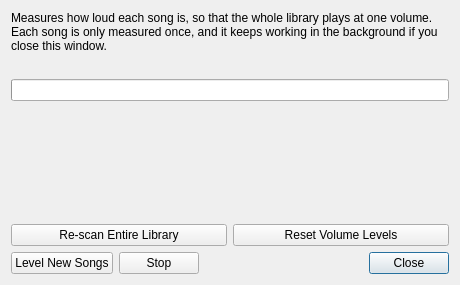
<?xml version="1.0" encoding="UTF-8"?>
<ui version="4.0">
 <class>levelVolumeDialog</class>
 <widget class="QDialog" name="levelVolumeDialog">
  <property name="geometry">
   <rect>
    <x>0</x>
    <y>0</y>
    <width>460</width>
    <height>285</height>
   </rect>
  </property>
  <property name="windowTitle">
   <string>Level Volume</string>
  </property>
  <layout class="QVBoxLayout" name="levelLayout">
   <item>
    <widget class="QLabel" name="levelIntro">
     <property name="text">
      <string>Measures how loud each song is, so that the whole library plays at one volume. Each song is only measured once, and it keeps working in the background if you close this window.</string>
     </property>
     <property name="wordWrap">
      <bool>true</bool>
     </property>
    </widget>
   </item>
   <item>
    <widget class="QLabel" name="levelSummary">
     <property name="wordWrap">
      <bool>true</bool>
     </property>
    </widget>
   </item>
   <item>
    <widget class="QProgressBar" name="levelProgress">
     <property name="visible">
      <bool>false</bool>
     </property>
    </widget>
   </item>
   <item>
    <widget class="QLabel" name="levelStatus">
     <property name="wordWrap">
      <bool>true</bool>
     </property>
    </widget>
   </item>
   <item>
    <spacer name="levelSpacer">
     <property name="orientation">
      <enum>Qt::Orientation::Vertical</enum>
     </property>
     <property name="sizeHint" stdset="0">
      <size>
       <width>20</width>
       <height>10</height>
      </size>
     </property>
    </spacer>
   </item>
   <item>
    <layout class="QHBoxLayout" name="levelLibraryButtonRow">
     <item>
      <widget class="QPushButton" name="levelRescanButton">
       <property name="text">
        <string>Re-scan Entire Library</string>
       </property>
       <property name="toolTip">
        <string>Measure every song again, even those already levelled</string>
       </property>
       <property name="autoDefault">
        <bool>false</bool>
       </property>
      </widget>
     </item>
     <item>
      <widget class="QPushButton" name="levelResetButton">
       <property name="text">
        <string>Reset Volume Levels</string>
       </property>
       <property name="toolTip">
        <string>Remove the volume tags and go back to each song's original volume</string>
       </property>
       <property name="autoDefault">
        <bool>false</bool>
       </property>
      </widget>
     </item>
    </layout>
   </item>
   <item>
    <layout class="QHBoxLayout" name="levelButtonRow">
     <item>
      <widget class="QPushButton" name="levelStartButton">
       <property name="text">
        <string>Level New Songs</string>
       </property>
       <property name="autoDefault">
        <bool>false</bool>
       </property>
      </widget>
     </item>
     <item>
      <widget class="QPushButton" name="levelStopButton">
       <property name="text">
        <string>Stop</string>
       </property>
       <property name="autoDefault">
        <bool>false</bool>
       </property>
      </widget>
     </item>
     <item>
      <widget class="QDialogButtonBox" name="levelButtonBox">
       <property name="standardButtons">
        <set>QDialogButtonBox::StandardButton::Close</set>
       </property>
      </widget>
     </item>
    </layout>
   </item>
  </layout>
 </widget>
 <resources/>
 <connections/>
</ui>
